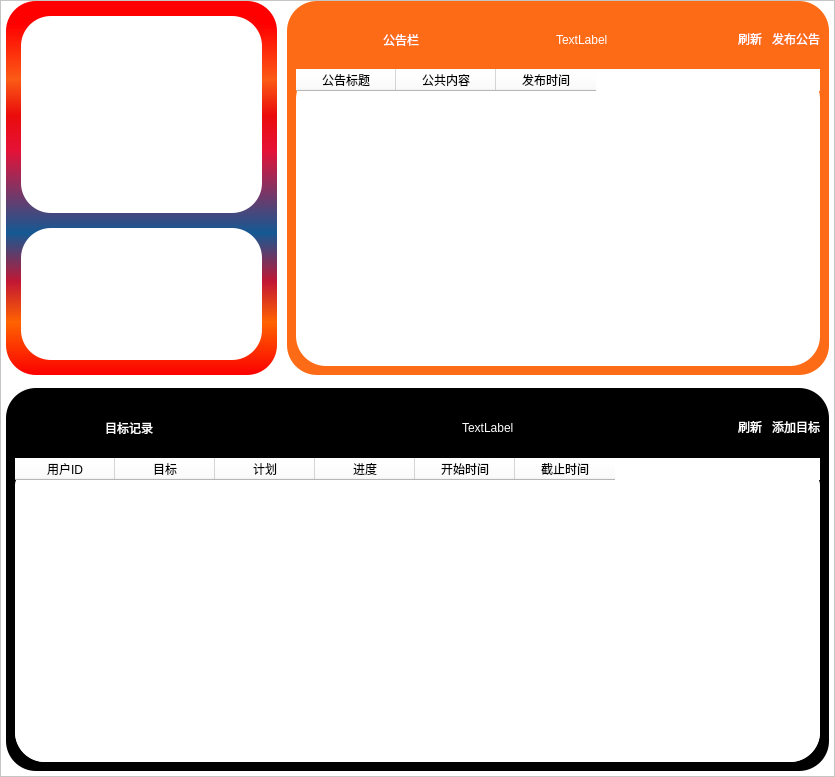
<?xml version='1.0' encoding='UTF-8'?>
<ui version="4.0">
 <class>HomeWindow</class>
 <widget class="QWidget" name="HomeWindow">
  <property name="geometry">
   <rect>
    <x>0</x>
    <y>0</y>
    <width>835</width>
    <height>777</height>
   </rect>
  </property>
  <property name="windowTitle">
   <string>Form</string>
  </property>
  <layout class="QVBoxLayout" name="verticalLayout">
   <property name="spacing">
    <number>0</number>
   </property>
   <property name="leftMargin">
    <number>0</number>
   </property>
   <property name="topMargin">
    <number>0</number>
   </property>
   <property name="rightMargin">
    <number>0</number>
   </property>
   <property name="bottomMargin">
    <number>0</number>
   </property>
   <item>
    <widget class="QFrame" name="frame">
     <property name="styleSheet">
      <string notr="true">background-color: rgb(255, 255, 255);</string>
     </property>
     <property name="frameShape">
      <enum>QFrame::StyledPanel</enum>
     </property>
     <property name="frameShadow">
      <enum>QFrame::Raised</enum>
     </property>
     <layout class="QVBoxLayout" name="verticalLayout_2">
      <property name="spacing">
       <number>3</number>
      </property>
      <property name="leftMargin">
       <number>5</number>
      </property>
      <property name="topMargin">
       <number>0</number>
      </property>
      <property name="rightMargin">
       <number>5</number>
      </property>
      <property name="bottomMargin">
       <number>5</number>
      </property>
      <item>
       <layout class="QHBoxLayout" name="horizontalLayout">
        <property name="spacing">
         <number>10</number>
        </property>
        <property name="bottomMargin">
         <number>10</number>
        </property>
        <item>
         <widget class="QFrame" name="frame_2">
          <property name="sizePolicy">
           <sizepolicy hsizetype="Expanding" vsizetype="Expanding">
            <horstretch>1</horstretch>
            <verstretch>0</verstretch>
           </sizepolicy>
          </property>
          <property name="styleSheet">
           <string notr="true">
#frame_2{
	border-radius:30px;
	
	background-color: qlineargradient(spread:pad, x1:0, y1:1, x2:0, y2:0, stop:0 rgba(251, 0, 0, 255), stop:0.142045 rgba(255, 99, 0, 255), stop:0.25 rgba(194, 23, 52, 255), stop:0.380682 rgba(20, 89, 147, 255), stop:0.6 rgba(229, 18, 55, 255), stop:0.693182 rgba(234, 11, 11, 255), stop:0.79 rgba(251, 91, 22, 255), stop:0.9375 rgba(255, 0, 0, 255));
}</string>
          </property>
          <property name="frameShape">
           <enum>QFrame::StyledPanel</enum>
          </property>
          <property name="frameShadow">
           <enum>QFrame::Raised</enum>
          </property>
          <layout class="QVBoxLayout" name="verticalLayout_11">
           <property name="spacing">
            <number>15</number>
           </property>
           <property name="leftMargin">
            <number>15</number>
           </property>
           <property name="topMargin">
            <number>15</number>
           </property>
           <property name="rightMargin">
            <number>15</number>
           </property>
           <property name="bottomMargin">
            <number>15</number>
           </property>
           <item>
            <widget class="QFrame" name="frame_12">
             <property name="sizePolicy">
              <sizepolicy hsizetype="Preferred" vsizetype="Expanding">
               <horstretch>0</horstretch>
               <verstretch>3</verstretch>
              </sizepolicy>
             </property>
             <property name="styleSheet">
              <string notr="true">background-color: rgb(255, 255, 255);
border-radius:30px
</string>
             </property>
             <property name="frameShape">
              <enum>QFrame::StyledPanel</enum>
             </property>
             <property name="frameShadow">
              <enum>QFrame::Raised</enum>
             </property>
             <layout class="QVBoxLayout" name="verticalLayout_12" stretch="0">
              <property name="spacing">
               <number>10</number>
              </property>
              <property name="leftMargin">
               <number>10</number>
              </property>
              <property name="topMargin">
               <number>10</number>
              </property>
              <property name="rightMargin">
               <number>10</number>
              </property>
              <property name="bottomMargin">
               <number>10</number>
              </property>
              <item>
               <widget class="QWidget" name="clock_widget" native="true">
                <property name="sizePolicy">
                 <sizepolicy hsizetype="Preferred" vsizetype="Expanding">
                  <horstretch>0</horstretch>
                  <verstretch>5</verstretch>
                 </sizepolicy>
                </property>
                <property name="styleSheet">
                 <string notr="true">background-color: rgb(255, 255, 255);
border-radius:30px</string>
                </property>
               </widget>
              </item>
             </layout>
            </widget>
           </item>
           <item>
            <widget class="QFrame" name="frame_11">
             <property name="sizePolicy">
              <sizepolicy hsizetype="Preferred" vsizetype="Expanding">
               <horstretch>0</horstretch>
               <verstretch>2</verstretch>
              </sizepolicy>
             </property>
             <property name="styleSheet">
              <string notr="true">background-color: rgb(0, 170, 255);
background-color: rgb(255, 255, 255);
border-radius:30px
</string>
             </property>
             <property name="frameShape">
              <enum>QFrame::StyledPanel</enum>
             </property>
             <property name="frameShadow">
              <enum>QFrame::Raised</enum>
             </property>
             <layout class="QHBoxLayout" name="horizontalLayout_10">
              <item>
               <widget class="QWidget" name="boat_widget" native="true">
                <property name="styleSheet">
                 <string notr="true" />
                </property>
               </widget>
              </item>
             </layout>
            </widget>
           </item>
          </layout>
         </widget>
        </item>
        <item>
         <widget class="QFrame" name="frame_3">
          <property name="sizePolicy">
           <sizepolicy hsizetype="Expanding" vsizetype="Preferred">
            <horstretch>2</horstretch>
            <verstretch>0</verstretch>
           </sizepolicy>
          </property>
          <property name="styleSheet">
           <string notr="true">border-radius:30px;
background-color: rgb(53, 255, 188);
background-color: rgb(211, 211, 211);
background-color: rgb(255, 209, 102);
background-color: rgb(253, 107, 23);</string>
          </property>
          <property name="frameShape">
           <enum>QFrame::StyledPanel</enum>
          </property>
          <property name="frameShadow">
           <enum>QFrame::Raised</enum>
          </property>
          <layout class="QVBoxLayout" name="verticalLayout_5">
           <item>
            <layout class="QVBoxLayout" name="verticalLayout_4">
             <property name="spacing">
              <number>0</number>
             </property>
             <item>
              <widget class="QFrame" name="frame_5">
               <property name="sizePolicy">
                <sizepolicy hsizetype="Preferred" vsizetype="Expanding">
                 <horstretch>0</horstretch>
                 <verstretch>1</verstretch>
                </sizepolicy>
               </property>
               <property name="frameShape">
                <enum>QFrame::StyledPanel</enum>
               </property>
               <property name="frameShadow">
                <enum>QFrame::Raised</enum>
               </property>
               <layout class="QHBoxLayout" name="horizontalLayout_5">
                <property name="spacing">
                 <number>0</number>
                </property>
                <property name="leftMargin">
                 <number>0</number>
                </property>
                <property name="topMargin">
                 <number>0</number>
                </property>
                <property name="rightMargin">
                 <number>0</number>
                </property>
                <property name="bottomMargin">
                 <number>0</number>
                </property>
                <item>
                 <layout class="QHBoxLayout" name="horizontalLayout_4">
                  <item>
                   <layout class="QHBoxLayout" name="horizontalLayout_3">
                    <item>
                     <widget class="QLabel" name="label">
                      <property name="sizePolicy">
                       <sizepolicy hsizetype="Expanding" vsizetype="Expanding">
                        <horstretch>2</horstretch>
                        <verstretch>0</verstretch>
                       </sizepolicy>
                      </property>
                      <property name="minimumSize">
                       <size>
                        <width>25</width>
                        <height>0</height>
                       </size>
                      </property>
                      <property name="styleSheet">
                       <string notr="true">image: url(:/icons/res1/icons/announce.png);
font: 15pt "Agency FB";</string>
                      </property>
                      <property name="text">
                       <string />
                      </property>
                     </widget>
                    </item>
                    <item>
                     <widget class="QLabel" name="label_3">
                      <property name="sizePolicy">
                       <sizepolicy hsizetype="Expanding" vsizetype="Expanding">
                        <horstretch>1</horstretch>
                        <verstretch>0</verstretch>
                       </sizepolicy>
                      </property>
                      <property name="styleSheet">
                       <string notr="true">color: rgb(255, 255, 255);</string>
                      </property>
                      <property name="text">
                       <string>公告栏</string>
                      </property>
                     </widget>
                    </item>
                   </layout>
                  </item>
                  <item>
                   <spacer name="horizontalSpacer">
                    <property name="orientation">
                     <enum>Qt::Horizontal</enum>
                    </property>
                    <property name="sizeHint" stdset="0">
                     <size>
                      <width>40</width>
                      <height>20</height>
                     </size>
                    </property>
                   </spacer>
                  </item>
                  <item>
                   <widget class="QLabel" name="totol_annouce_label">
                    <property name="styleSheet">
                     <string notr="true">color: rgb(255, 255, 255);</string>
                    </property>
                    <property name="text">
                     <string>TextLabel</string>
                    </property>
                   </widget>
                  </item>
                  <item>
                   <spacer name="horizontalSpacer_2">
                    <property name="orientation">
                     <enum>Qt::Horizontal</enum>
                    </property>
                    <property name="sizeHint" stdset="0">
                     <size>
                      <width>40</width>
                      <height>20</height>
                     </size>
                    </property>
                   </spacer>
                  </item>
                  <item>
                   <layout class="QHBoxLayout" name="horizontalLayout_2">
                    <property name="spacing">
                     <number>10</number>
                    </property>
                    <item>
                     <widget class="QPushButton" name="refresh_pushButton">
                      <property name="styleSheet">
                       <string notr="true">#refresh_pushButton{
	
	color: rgb(255, 255, 255);
}
#refresh_pushButton:hover{
	background-color: rgb(196, 196, 196);
	border-radius:8px;
	color: rgb(0, 0, 0);
}
#refresh_pushButton:pressed{
	padding-top:3px;
	padding-left:3px;
}



</string>
                      </property>
                      <property name="text">
                       <string>刷新</string>
                      </property>
                      <property name="icon">
                       <iconset resource="res1.qrc">
                        <normaloff>:/icons/res1/icons/refresh.png</normaloff>:/icons/res1/icons/refresh.png</iconset>
                      </property>
                     </widget>
                    </item>
                    <item>
                     <widget class="QPushButton" name="add_annou_pushButton">
                      <property name="styleSheet">
                       <string notr="true">#add_annou_pushButton{
	
	color: rgb(255, 255, 255);
}

#add_annou_pushButton:hover{
	background-color: rgb(196, 196, 196);
	border-radius:8px;
	color: rgb(0, 0, 0);
}
#add_annou_pushButton:pressed{
	padding-top:3px;
	padding-left:3px;
}



</string>
                      </property>
                      <property name="text">
                       <string>发布公告</string>
                      </property>
                      <property name="icon">
                       <iconset resource="res1.qrc">
                        <normaloff>:/icons/res1/icons/add.png</normaloff>:/icons/res1/icons/add.png</iconset>
                      </property>
                     </widget>
                    </item>
                   </layout>
                  </item>
                 </layout>
                </item>
               </layout>
              </widget>
             </item>
             <item>
              <widget class="QFrame" name="frame_7">
               <property name="sizePolicy">
                <sizepolicy hsizetype="Preferred" vsizetype="Expanding">
                 <horstretch>0</horstretch>
                 <verstretch>5</verstretch>
                </sizepolicy>
               </property>
               <property name="frameShape">
                <enum>QFrame::StyledPanel</enum>
               </property>
               <property name="frameShadow">
                <enum>QFrame::Raised</enum>
               </property>
               <layout class="QVBoxLayout" name="verticalLayout_6">
                <property name="spacing">
                 <number>0</number>
                </property>
                <property name="leftMargin">
                 <number>0</number>
                </property>
                <property name="topMargin">
                 <number>0</number>
                </property>
                <property name="rightMargin">
                 <number>0</number>
                </property>
                <property name="bottomMargin">
                 <number>0</number>
                </property>
                <item>
                 <layout class="QVBoxLayout" name="verticalLayout_3">
                  <property name="spacing">
                   <number>0</number>
                  </property>
                  <item>
                   <widget class="QFrame" name="frame_6">
                    <property name="frameShape">
                     <enum>QFrame::StyledPanel</enum>
                    </property>
                    <property name="frameShadow">
                     <enum>QFrame::Raised</enum>
                    </property>
                   </widget>
                  </item>
                  <item>
                   <widget class="QTableWidget" name="annou_info_tableWidget">
                    <property name="styleSheet">
                     <string notr="true">background-color: rgb(255, 255, 255);
border-radius:30px;</string>
                    </property>
                    <column>
                     <property name="text">
                      <string>公告标题</string>
                     </property>
                    </column>
                    <column>
                     <property name="text">
                      <string>公共内容</string>
                     </property>
                    </column>
                    <column>
                     <property name="text">
                      <string>发布时间</string>
                     </property>
                    </column>
                   </widget>
                  </item>
                 </layout>
                </item>
               </layout>
              </widget>
             </item>
            </layout>
           </item>
          </layout>
         </widget>
        </item>
       </layout>
      </item>
      <item>
       <widget class="QFrame" name="frame_4">
        <property name="sizePolicy">
         <sizepolicy hsizetype="Expanding" vsizetype="Expanding">
          <horstretch>0</horstretch>
          <verstretch>0</verstretch>
         </sizepolicy>
        </property>
        <property name="styleSheet">
         <string notr="true">background-color: rgb(0, 0, 0);

border-radius:30px;</string>
        </property>
        <property name="frameShape">
         <enum>QFrame::StyledPanel</enum>
        </property>
        <property name="frameShadow">
         <enum>QFrame::Raised</enum>
        </property>
        <layout class="QVBoxLayout" name="verticalLayout_10">
         <item>
          <layout class="QVBoxLayout" name="verticalLayout_7">
           <property name="spacing">
            <number>0</number>
           </property>
           <item>
            <widget class="QFrame" name="frame_8">
             <property name="sizePolicy">
              <sizepolicy hsizetype="Preferred" vsizetype="Expanding">
               <horstretch>0</horstretch>
               <verstretch>1</verstretch>
              </sizepolicy>
             </property>
             <property name="frameShape">
              <enum>QFrame::StyledPanel</enum>
             </property>
             <property name="frameShadow">
              <enum>QFrame::Raised</enum>
             </property>
             <layout class="QHBoxLayout" name="horizontalLayout_6">
              <property name="spacing">
               <number>0</number>
              </property>
              <property name="leftMargin">
               <number>0</number>
              </property>
              <property name="topMargin">
               <number>0</number>
              </property>
              <property name="rightMargin">
               <number>0</number>
              </property>
              <property name="bottomMargin">
               <number>0</number>
              </property>
              <item>
               <layout class="QHBoxLayout" name="horizontalLayout_7">
                <item>
                 <layout class="QHBoxLayout" name="horizontalLayout_8">
                  <property name="spacing">
                   <number>0</number>
                  </property>
                  <item>
                   <widget class="QLabel" name="label_4">
                    <property name="sizePolicy">
                     <sizepolicy hsizetype="Expanding" vsizetype="Expanding">
                      <horstretch>2</horstretch>
                      <verstretch>0</verstretch>
                     </sizepolicy>
                    </property>
                    <property name="styleSheet">
                     <string notr="true">image: url(:/icons/res1/icons/announce.png);
image: url(:/icons/res1/icons/goal.png);
font: 15pt "Agency FB";</string>
                    </property>
                    <property name="text">
                     <string />
                    </property>
                   </widget>
                  </item>
                  <item>
                   <widget class="QLabel" name="label_5">
                    <property name="sizePolicy">
                     <sizepolicy hsizetype="Expanding" vsizetype="Expanding">
                      <horstretch>3</horstretch>
                      <verstretch>0</verstretch>
                     </sizepolicy>
                    </property>
                    <property name="styleSheet">
                     <string notr="true">color: rgb(255, 255, 255);
font: 12pt "Agency FB";</string>
                    </property>
                    <property name="text">
                     <string>目标记录</string>
                    </property>
                   </widget>
                  </item>
                 </layout>
                </item>
                <item>
                 <spacer name="horizontalSpacer_3">
                  <property name="orientation">
                   <enum>Qt::Horizontal</enum>
                  </property>
                  <property name="sizeHint" stdset="0">
                   <size>
                    <width>40</width>
                    <height>20</height>
                   </size>
                  </property>
                 </spacer>
                </item>
                <item>
                 <widget class="QLabel" name="totol_goal_label">
                  <property name="styleSheet">
                   <string notr="true">color: rgb(255, 255, 255);
font: 12pt "Microsoft YaHei UI";</string>
                  </property>
                  <property name="text">
                   <string>TextLabel</string>
                  </property>
                 </widget>
                </item>
                <item>
                 <spacer name="horizontalSpacer_4">
                  <property name="orientation">
                   <enum>Qt::Horizontal</enum>
                  </property>
                  <property name="sizeHint" stdset="0">
                   <size>
                    <width>40</width>
                    <height>20</height>
                   </size>
                  </property>
                 </spacer>
                </item>
                <item>
                 <layout class="QHBoxLayout" name="horizontalLayout_9">
                  <property name="spacing">
                   <number>10</number>
                  </property>
                  <item>
                   <widget class="QPushButton" name="refresh_goal_pushButton">
                    <property name="styleSheet">
                     <string notr="true">#refresh_goal_pushButton{
	color: rgb(255, 255, 255);
}
#refresh_goal_pushButton:hover{
	background-color: rgb(196, 196, 196);
	border-radius:8px;
	color: rgb(0, 0, 0);
}
#refresh_goal_pushButton:pressed{
	padding-top:3px;
	padding-left:3px;
}



</string>
                    </property>
                    <property name="text">
                     <string>刷新</string>
                    </property>
                    <property name="icon">
                     <iconset resource="res1.qrc">
                      <normaloff>:/icons/res1/icons/refresh2.png</normaloff>:/icons/res1/icons/refresh2.png</iconset>
                    </property>
                    <property name="iconSize">
                     <size>
                      <width>30</width>
                      <height>30</height>
                     </size>
                    </property>
                   </widget>
                  </item>
                  <item>
                   <widget class="QPushButton" name="add_goal_pushButton">
                    <property name="styleSheet">
                     <string notr="true">#add_goal_pushButton{
	color: rgb(255, 255, 255);
}
#add_goal_pushButton:hover{
	background-color: rgb(196, 196, 196);
	border-radius:8px;
	color: rgb(0, 0, 0);
}
#add_goal_pushButton:pressed{
	padding-top:3px;
	padding-left:3px;
}



</string>
                    </property>
                    <property name="text">
                     <string>添加目标</string>
                    </property>
                    <property name="icon">
                     <iconset resource="res1.qrc">
                      <normaloff>:/icons/res1/icons/add2.png</normaloff>:/icons/res1/icons/add2.png</iconset>
                    </property>
                    <property name="iconSize">
                     <size>
                      <width>25</width>
                      <height>25</height>
                     </size>
                    </property>
                   </widget>
                  </item>
                 </layout>
                </item>
               </layout>
              </item>
             </layout>
            </widget>
           </item>
           <item>
            <widget class="QFrame" name="frame_9">
             <property name="sizePolicy">
              <sizepolicy hsizetype="Preferred" vsizetype="Expanding">
               <horstretch>0</horstretch>
               <verstretch>5</verstretch>
              </sizepolicy>
             </property>
             <property name="styleSheet">
              <string notr="true">background-color: rgb(255, 255, 255);
border-radius:30px;
</string>
             </property>
             <property name="frameShape">
              <enum>QFrame::StyledPanel</enum>
             </property>
             <property name="frameShadow">
              <enum>QFrame::Raised</enum>
             </property>
             <layout class="QVBoxLayout" name="verticalLayout_8">
              <property name="spacing">
               <number>0</number>
              </property>
              <property name="leftMargin">
               <number>0</number>
              </property>
              <property name="topMargin">
               <number>0</number>
              </property>
              <property name="rightMargin">
               <number>0</number>
              </property>
              <property name="bottomMargin">
               <number>0</number>
              </property>
              <item>
               <layout class="QVBoxLayout" name="verticalLayout_9">
                <property name="spacing">
                 <number>0</number>
                </property>
                <item>
                 <widget class="QFrame" name="frame_10">
                  <property name="styleSheet">
                   <string notr="true">
border-radius:30px;
</string>
                  </property>
                  <property name="frameShape">
                   <enum>QFrame::StyledPanel</enum>
                  </property>
                  <property name="frameShadow">
                   <enum>QFrame::Raised</enum>
                  </property>
                 </widget>
                </item>
                <item>
                 <widget class="QTableWidget" name="goal_tableWidget">
                  <property name="styleSheet">
                   <string notr="true">background-color: rgb(255, 255, 255);
border-radius:30px;
</string>
                  </property>
                  <column>
                   <property name="text">
                    <string>用户ID</string>
                   </property>
                  </column>
                  <column>
                   <property name="text">
                    <string>目标</string>
                   </property>
                  </column>
                  <column>
                   <property name="text">
                    <string>计划</string>
                   </property>
                  </column>
                  <column>
                   <property name="text">
                    <string>进度</string>
                   </property>
                  </column>
                  <column>
                   <property name="text">
                    <string>开始时间</string>
                   </property>
                  </column>
                  <column>
                   <property name="text">
                    <string>截止时间</string>
                   </property>
                  </column>
                 </widget>
                </item>
               </layout>
              </item>
             </layout>
            </widget>
           </item>
          </layout>
         </item>
        </layout>
       </widget>
      </item>
     </layout>
    </widget>
   </item>
  </layout>
 </widget>
 <resources>
  <include location="res1.qrc" />
 </resources>
 <connections />
</ui>
